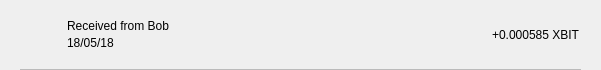
<?xml version="1.0" encoding="UTF-8"?>
<ui version="4.0">
 <class>TxRow</class>
 <widget class="QWidget" name="TxRow">
  <property name="geometry">
   <rect>
    <x>0</x>
    <y>0</y>
    <width>601</width>
    <height>70</height>
   </rect>
  </property>
  <property name="minimumSize">
   <size>
    <width>0</width>
    <height>40</height>
   </size>
  </property>
  <property name="windowTitle">
   <string>Form</string>
  </property>
  <layout class="QVBoxLayout" name="verticalLayout_3">
   <property name="spacing">
    <number>0</number>
   </property>
   <property name="leftMargin">
    <number>0</number>
   </property>
   <property name="topMargin">
    <number>0</number>
   </property>
   <property name="rightMargin">
    <number>0</number>
   </property>
   <property name="bottomMargin">
    <number>0</number>
   </property>
   <item>
    <widget class="QWidget" name="rowContainer" native="true">
     <layout class="QVBoxLayout" name="verticalLayout_2">
      <property name="spacing">
       <number>9</number>
      </property>
      <property name="leftMargin">
       <number>20</number>
      </property>
      <property name="topMargin">
       <number>9</number>
      </property>
      <property name="rightMargin">
       <number>20</number>
      </property>
      <property name="bottomMargin">
       <number>0</number>
      </property>
      <item>
       <widget class="QFrame" name="frame">
        <property name="styleSheet">
         <string notr="true">border:none;</string>
        </property>
        <property name="frameShape">
         <enum>QFrame::StyledPanel</enum>
        </property>
        <property name="frameShadow">
         <enum>QFrame::Raised</enum>
        </property>
        <layout class="QHBoxLayout" name="horizontalLayout" stretch="0,2,0">
         <property name="leftMargin">
          <number>0</number>
         </property>
         <property name="topMargin">
          <number>0</number>
         </property>
         <property name="rightMargin">
          <number>0</number>
         </property>
         <property name="bottomMargin">
          <number>0</number>
         </property>
         <item>
          <widget class="QPushButton" name="icon">
           <property name="focusPolicy">
            <enum>Qt::NoFocus</enum>
           </property>
           <property name="styleSheet">
            <string notr="true">border:none;</string>
           </property>
           <property name="text">
            <string/>
           </property>
           <property name="iconSize">
            <size>
             <width>28</width>
             <height>28</height>
            </size>
           </property>
          </widget>
         </item>
         <item>
          <layout class="QVBoxLayout" name="verticalLayout">
           <property name="spacing">
            <number>3</number>
           </property>
           <property name="leftMargin">
            <number>9</number>
           </property>
           <item>
            <widget class="QLabel" name="lblAddress">
             <property name="styleSheet">
              <string notr="true"/>
             </property>
             <property name="text">
              <string>Received from Bob</string>
             </property>
             <property name="alignment">
              <set>Qt::AlignBottom|Qt::AlignLeading|Qt::AlignLeft</set>
             </property>
            </widget>
           </item>
           <item>
            <widget class="QLabel" name="lblDate">
             <property name="styleSheet">
              <string notr="true"/>
             </property>
             <property name="text">
              <string>18/05/18</string>
             </property>
             <property name="alignment">
              <set>Qt::AlignLeading|Qt::AlignLeft|Qt::AlignTop</set>
             </property>
            </widget>
           </item>
          </layout>
         </item>
         <item>
          <widget class="QLabel" name="lblAmount">
           <property name="styleSheet">
            <string notr="true"/>
           </property>
           <property name="text">
            <string>+0.000585 XBIT</string>
           </property>
          </widget>
         </item>
        </layout>
       </widget>
      </item>
      <item>
       <widget class="QLabel" name="lblDivisory">
        <property name="minimumSize">
         <size>
          <width>0</width>
          <height>1</height>
         </size>
        </property>
        <property name="maximumSize">
         <size>
          <width>16777215</width>
          <height>1</height>
         </size>
        </property>
        <property name="styleSheet">
         <string notr="true">background-color:#bababa;</string>
        </property>
        <property name="text">
         <string/>
        </property>
        <property name="alignment">
         <set>Qt::AlignBottom|Qt::AlignLeading|Qt::AlignLeft</set>
        </property>
       </widget>
      </item>
     </layout>
    </widget>
   </item>
  </layout>
 </widget>
 <resources/>
 <connections/>
</ui>
